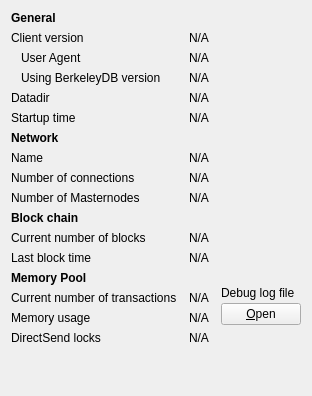
     <widget class="QWidget" name="tab_info">
      <attribute name="title">
       <string>&amp;Information</string>
      </attribute>
      <layout class="QGridLayout" name="gridLayout" columnstretch="0,1,0">
       <property name="horizontalSpacing">
        <number>12</number>
       </property>
       <item row="0" column="0">
        <widget class="QLabel" name="label_9">
         <property name="font">
          <font>
           <weight>75</weight>
           <bold>true</bold>
          </font>
         </property>
         <property name="text">
          <string>General</string>
         </property>
        </widget>
       </item>
       <item row="1" column="0">
        <widget class="QLabel" name="label_6">
         <property name="text">
          <string>Client version</string>
         </property>
        </widget>
       </item>
       <item row="1" column="1" colspan="2">
        <widget class="QLabel" name="clientVersion">
         <property name="cursor">
          <cursorShape>IBeamCursor</cursorShape>
         </property>
         <property name="text">
          <string>N/A</string>
         </property>
         <property name="textFormat">
          <enum>Qt::PlainText</enum>
         </property>
         <property name="textInteractionFlags">
          <set>Qt::LinksAccessibleByMouse|Qt::TextSelectableByKeyboard|Qt::TextSelectableByMouse</set>
         </property>
        </widget>
       </item>
       <item row="2" column="0">
        <widget class="QLabel" name="labelClientUserAgent">
         <property name="text">
          <string>User Agent</string>
         </property>
         <property name="indent">
          <number>10</number>
         </property>
        </widget>
       </item>
       <item row="2" column="1" colspan="2">
        <widget class="QLabel" name="clientUserAgent">
         <property name="cursor">
          <cursorShape>IBeamCursor</cursorShape>
         </property>
         <property name="text">
          <string>N/A</string>
         </property>
         <property name="textFormat">
          <enum>Qt::PlainText</enum>
         </property>
         <property name="textInteractionFlags">
          <set>Qt::LinksAccessibleByMouse|Qt::TextSelectableByKeyboard|Qt::TextSelectableByMouse</set>
         </property>
        </widget>
       </item>
       <item row="3" column="0">
        <widget class="QLabel" name="label_berkeleyDBVersion">
         <property name="text">
          <string>Using BerkeleyDB version</string>
         </property>
         <property name="indent">
          <number>10</number>
         </property>
        </widget>
       </item>
       <item row="3" column="1" colspan="2">
        <widget class="QLabel" name="berkeleyDBVersion">
         <property name="cursor">
          <cursorShape>IBeamCursor</cursorShape>
         </property>
         <property name="text">
          <string>N/A</string>
         </property>
         <property name="textFormat">
          <enum>Qt::PlainText</enum>
         </property>
         <property name="textInteractionFlags">
          <set>Qt::LinksAccessibleByMouse|Qt::TextSelectableByKeyboard|Qt::TextSelectableByMouse</set>
         </property>
        </widget>
       </item>
       <item row="4" column="0">
        <widget class="QLabel" name="label_12">
         <property name="text">
          <string>Datadir</string>
         </property>
        </widget>
       </item>
       <item row="4" column="1" colspan="2">
        <widget class="QLabel" name="dataDir">
         <property name="cursor">
          <cursorShape>IBeamCursor</cursorShape>
         </property>
         <property name="text">
          <string>N/A</string>
         </property>
         <property name="textFormat">
          <enum>Qt::PlainText</enum>
         </property>
         <property name="wordWrap">
          <bool>true</bool>
         </property>
         <property name="textInteractionFlags">
          <set>Qt::LinksAccessibleByMouse|Qt::TextSelectableByKeyboard|Qt::TextSelectableByMouse</set>
         </property>
        </widget>
       </item>
       <item row="5" column="0">
        <widget class="QLabel" name="label_13">
         <property name="text">
          <string>Startup time</string>
         </property>
        </widget>
       </item>
       <item row="5" column="1" colspan="2">
        <widget class="QLabel" name="startupTime">
         <property name="cursor">
          <cursorShape>IBeamCursor</cursorShape>
         </property>
         <property name="text">
          <string>N/A</string>
         </property>
         <property name="textFormat">
          <enum>Qt::PlainText</enum>
         </property>
         <property name="textInteractionFlags">
          <set>Qt::LinksAccessibleByMouse|Qt::TextSelectableByKeyboard|Qt::TextSelectableByMouse</set>
         </property>
        </widget>
       </item>
       <item row="6" column="0">
           <widget class="QLabel" name="labelNetwork">
               <property name="font">
                   <font>
                       <weight>75</weight>
                       <bold>true</bold>
                   </font>
               </property>
               <property name="text">
                   <string>Network</string>
               </property>
           </widget>
       </item>
       <item row="7" column="0">
        <widget class="QLabel" name="label_8">
         <property name="text">
          <string>Name</string>
         </property>
        </widget>
       </item>
       <item row="7" column="1" colspan="2">
        <widget class="QLabel" name="networkName">
         <property name="cursor">
          <cursorShape>IBeamCursor</cursorShape>
         </property>
         <property name="text">
          <string>N/A</string>
         </property>
         <property name="textFormat">
          <enum>Qt::PlainText</enum>
         </property>
         <property name="textInteractionFlags">
          <set>Qt::LinksAccessibleByMouse|Qt::TextSelectableByKeyboard|Qt::TextSelectableByMouse</set>
         </property>
        </widget>
       </item>
       <item row="8" column="0">
        <widget class="QLabel" name="label_7">
         <property name="text">
          <string>Number of connections</string>
         </property>
        </widget>
       </item>
       <item row="8" column="1" colspan="2">
        <widget class="QLabel" name="numberOfConnections">
         <property name="cursor">
          <cursorShape>IBeamCursor</cursorShape>
         </property>
         <property name="text">
          <string>N/A</string>
         </property>
         <property name="textFormat">
          <enum>Qt::PlainText</enum>
         </property>
         <property name="textInteractionFlags">
          <set>Qt::LinksAccessibleByMouse|Qt::TextSelectableByKeyboard|Qt::TextSelectableByMouse</set>
         </property>
        </widget>
       </item>
       <item row="9" column="0">
        <widget class="QLabel" name="masternodeCountLabel">
         <property name="text">
          <string>Number of Masternodes</string>
         </property>
        </widget>
       </item>
       <item row="9" column="1">
        <widget class="QLabel" name="masternodeCount">
         <property name="text">
          <string>N/A</string>
         </property>
        </widget>
       </item>
       <item row="10" column="0">
        <widget class="QLabel" name="label_10">
         <property name="font">
          <font>
           <weight>75</weight>
           <bold>true</bold>
          </font>
         </property>
         <property name="text">
          <string>Block chain</string>
         </property>
        </widget>
       </item>
       <item row="11" column="0">
        <widget class="QLabel" name="label_3">
         <property name="text">
          <string>Current number of blocks</string>
         </property>
        </widget>
       </item>
       <item row="11" column="1" colspan="2">
        <widget class="QLabel" name="numberOfBlocks">
         <property name="cursor">
          <cursorShape>IBeamCursor</cursorShape>
         </property>
         <property name="text">
          <string>N/A</string>
         </property>
         <property name="textFormat">
          <enum>Qt::PlainText</enum>
         </property>
         <property name="textInteractionFlags">
          <set>Qt::LinksAccessibleByMouse|Qt::TextSelectableByKeyboard|Qt::TextSelectableByMouse</set>
         </property>
        </widget>
       </item>
       <item row="12" column="0">
        <widget class="QLabel" name="labelLastBlockTime">
         <property name="text">
          <string>Last block time</string>
         </property>
        </widget>
       </item>
       <item row="12" column="1" colspan="2">
        <widget class="QLabel" name="lastBlockTime">
         <property name="cursor">
          <cursorShape>IBeamCursor</cursorShape>
         </property>
         <property name="text">
          <string>N/A</string>
         </property>
         <property name="textFormat">
          <enum>Qt::PlainText</enum>
         </property>
         <property name="textInteractionFlags">
          <set>Qt::LinksAccessibleByMouse|Qt::TextSelectableByKeyboard|Qt::TextSelectableByMouse</set>
         </property>
        </widget>
       </item>
       <item row="13" column="0">
        <widget class="QLabel" name="labelMempoolTitle">
         <property name="font">
          <font>
           <weight>75</weight>
           <bold>true</bold>
          </font>
         </property>
         <property name="text">
          <string>Memory Pool</string>
         </property>
        </widget>
       </item>
       <item row="14" column="0">
        <widget class="QLabel" name="labelNumberOfTransactions">
         <property name="text">
          <string>Current number of transactions</string>
         </property>
        </widget>
       </item>
       <item row="14" column="1">
        <widget class="QLabel" name="mempoolNumberTxs">
         <property name="cursor">
          <cursorShape>IBeamCursor</cursorShape>
         </property>
         <property name="text">
          <string>N/A</string>
         </property>
         <property name="textFormat">
          <enum>Qt::PlainText</enum>
         </property>
         <property name="textInteractionFlags">
          <set>Qt::LinksAccessibleByMouse|Qt::TextSelectableByKeyboard|Qt::TextSelectableByMouse</set>
         </property>
        </widget>
       </item>
       <item row="15" column="0">
        <widget class="QLabel" name="labelMemoryUsage">
         <property name="text">
          <string>Memory usage</string>
         </property>
        </widget>
       </item>
       <item row="15" column="1">
        <widget class="QLabel" name="mempoolSize">
         <property name="cursor">
          <cursorShape>IBeamCursor</cursorShape>
         </property>
         <property name="text">
          <string>N/A</string>
         </property>
         <property name="textFormat">
          <enum>Qt::PlainText</enum>
         </property>
         <property name="textInteractionFlags">
          <set>Qt::LinksAccessibleByMouse|Qt::TextSelectableByKeyboard|Qt::TextSelectableByMouse</set>
         </property>
        </widget>
       </item>
       <item row="13" column="2" rowspan="3">
        <layout class="QVBoxLayout" name="verticalLayoutDebugButton">
         <property name="spacing">
          <number>3</number>
         </property>
         <item>
          <spacer name="verticalSpacer_2">
           <property name="orientation">
            <enum>Qt::Vertical</enum>
           </property>
           <property name="sizeHint" stdset="0">
            <size>
             <width>10</width>
             <height>5</height>
            </size>
           </property>
          </spacer>
         </item>
         <item>
          <widget class="QLabel" name="labelDebugLogfile">
           <property name="text">
            <string>Debug log file</string>
           </property>
          </widget>
         </item>
         <item>
          <widget class="QPushButton" name="openDebugLogfileButton">
           <property name="toolTip">
            <string>Open the %1 debug log file from the current data directory. This can take a few seconds for large log files.</string>
           </property>
           <property name="text">
            <string>&amp;Open</string>
           </property>
           <property name="autoDefault">
            <bool>false</bool>
           </property>
          </widget>
         </item>
        </layout>
       </item>
       <item row="17" column="0">
        <spacer name="verticalSpacer">
         <property name="orientation">
          <enum>Qt::Vertical</enum>
         </property>
         <property name="sizeHint" stdset="0">
          <size>
           <width>20</width>
           <height>40</height>
          </size>
         </property>
        </spacer>
       </item>
       <item row="16" column="0">
        <widget class="QLabel" name="labelDirectSendLockCount">
         <property name="text">
          <string>DirectSend locks</string>
         </property>
        </widget>
       </item>
       <item row="16" column="1">
        <widget class="QLabel" name="directSendLockCount">
         <property name="text">
          <string>N/A</string>
         </property>
        </widget>
       </item>
      </layout>
     </widget>
